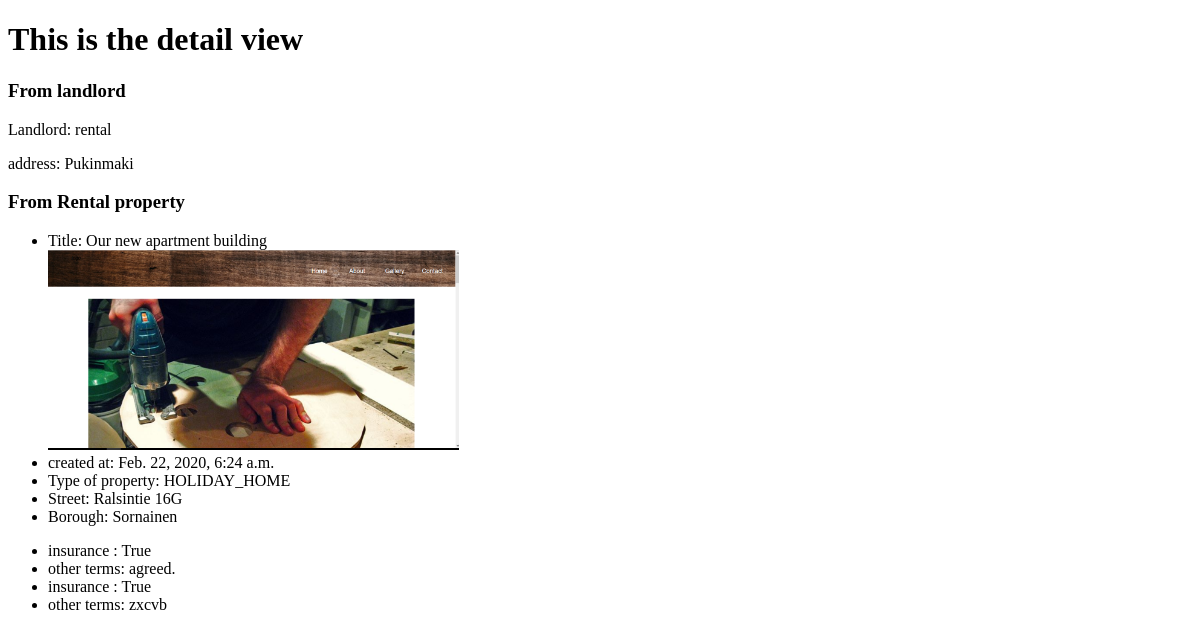
Page /rental/1/ on the earlier database version.
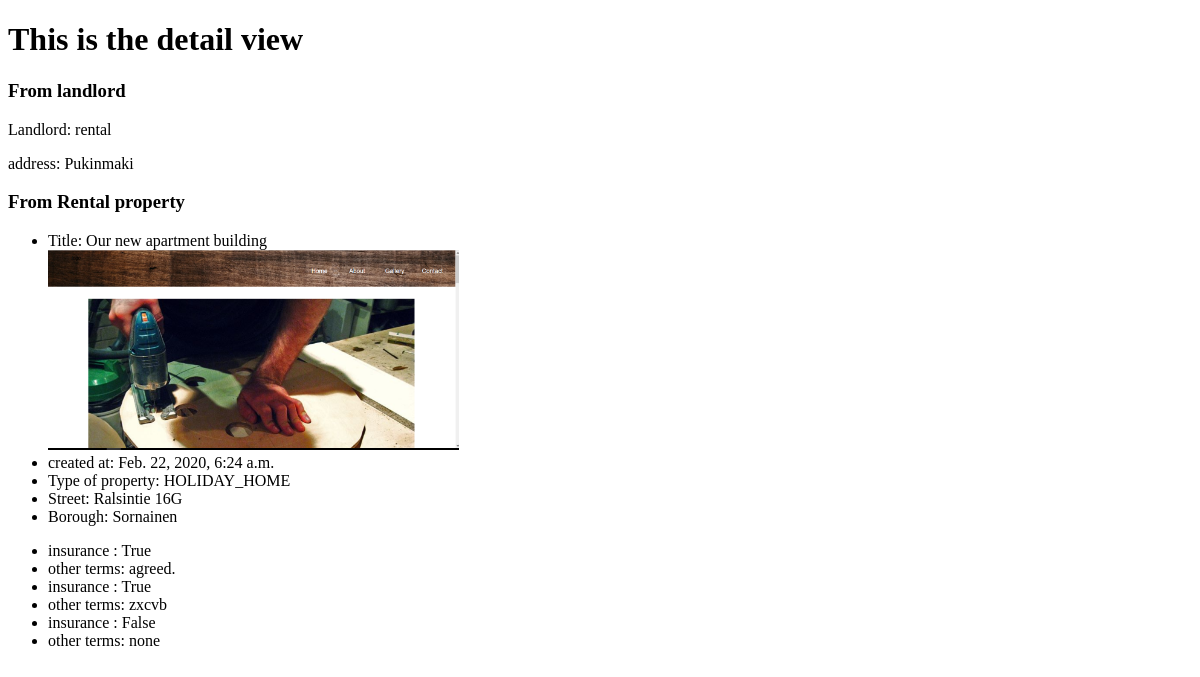
Same page on the later database version.
### rental/models.py (models this page shows, shortened)
class Contract(models.Model):
    rentalproperty = models.ForeignKey("RentalProperty", related_name='contracts', on_delete=models.CASCADE)
    insurance_required = models.BooleanField(default=True)
    other_terms = models.TextField(blank=True)

### rental/views.py (the view)
# urls.py: path('<int:pk>/',views.DetailView.as_view(), name='detail'),
class DetailView(generic.DetailView):
    model = RentalProperty
    template_name = 'rental/detail.html'
    context_object_name = 'property'

### rental/templates/rental/detail.html (shortened to what this page needs)
<!DOCTYPE html>
<html lang="en">
<head>
</head>
<body>
    <h1>This is the detail view</h1>
    <h3>From landlord</h3>
    <p>Landlord: {{property.created_by}}</p>
    <p>address: {{property.landlord.address}}</p>
    <h3>From Rental property</h3>
    <ul>
        <li>Title: {{property.title}}</li>
        {% if property.image %}
        <img src="{{property.image.url}}" height="200" alt=""/>
        {% endif %}
        <li>created at: {{property.created_at}}</li>
        <li>Type of property: {{property.type_of_property_listing}}</li>
        <li>Street: {{property.street}}</li>
        <li>Borough: {{property.borough}}</li>
        </ul>
        <ul>
        {% for data in property.contracts.all %}
        <li> insurance : {{data.insurance_required}}</li>
        <li> other terms: {{data.other_terms}}</li>
        {% endfor %}
        </ul>
</body>
</html>

Differences in the rows shown:
added Contract: insurance_required "False", other_terms "none"
